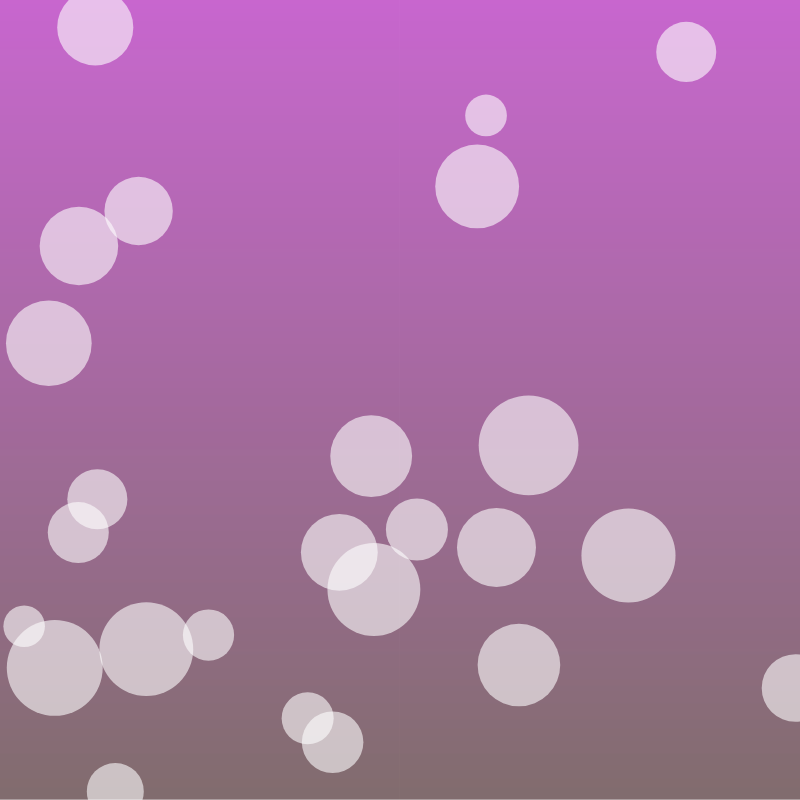
Frame 1 (no input)
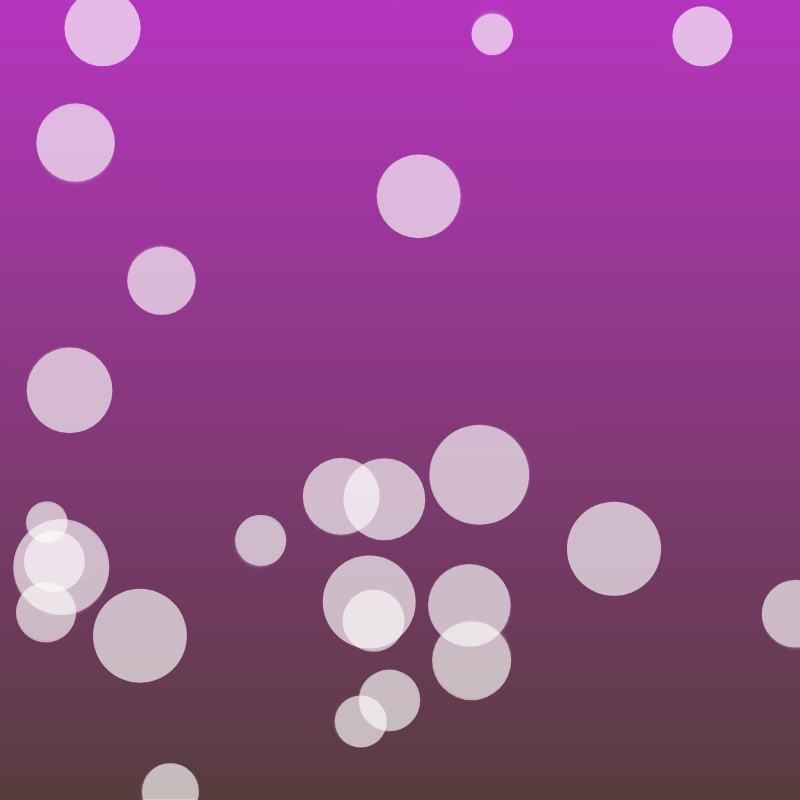
Frame 60 (no input)
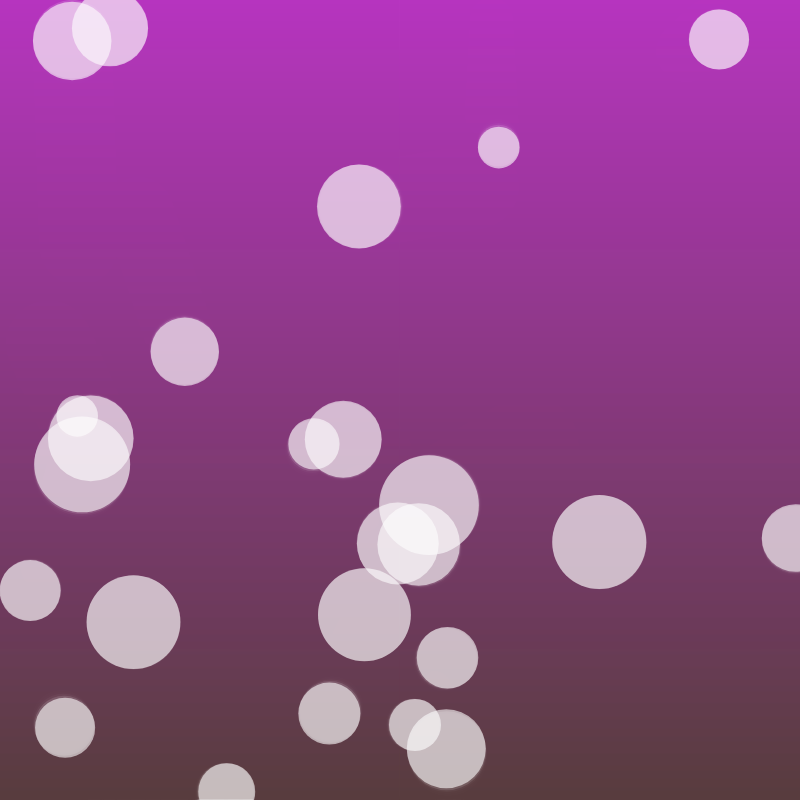
Frame 120 (the mouse pressed at the canvas centre since frame 60)

The p5.js sketch that drew these frames (run headless with seeded random() and noise() and a simulated clock; from frame 60 on, the mouse is pressed at the canvas centre):

// p5.js sketch
// ── sketch.js
/*
* Prescott Lau
* November 23rd 2024
* This project uses p5.js to create (what will eventually, hopefully) 
* be an interactive lava lamp!
*
* This is the main file. 
* It calls the Circle function to create many different circles.
*/


//initialize variables:
let circles = [];
let circleCount = 25;

let randomC1;
let randomC2;
let randomC3;
let randomC4;
let randomC5;
let randomC6;


/*
* This is the setup() function.
*/
function setup()
{
  createCanvas(800,800);
  
  //initialize random colors above, so that when the background draws, it allows the circles to move.
  randomC1 = random(255);
  randomC2 = random(255);
  randomC3 = random(255);
  randomC4 = random(255);
  randomC5 = random( 0, random(255) );
  randomC6 = random(255);

  initCircles(); //initializes the circles.
}


/*
* This is the draw() function.
*/
function draw()
{ 
  drawBackground(); //calls the drawBackground function.
  for(let circle of circles) //for loop to loop through circles and move & draw them.
  {
    circle.update();
    circle.display();
  }
}


/*
* This is the initCircles() function.
* This function is called in the setup() and creates and initializes all the circles based on the circleCount.
*/
function initCircles()
{
  for(let i = 0; i < circleCount; i++)
  {
    circles.push( new Circle( random(width), random(height) ) );
  }
}


/*
* This is the drawBackground() function.
* This creates a gradient multicolored background 
*/
function drawBackground()
{
  noStroke();
  let gradS = color( randomC1, randomC2, randomC3 );
  let gradE = color( randomC4, randomC5, randomC6 );
  for( let y = 0; y < height; y++ )
  {
    let amt = map(y, 0, height, 0, 1); 
    let c = lerpColor(gradS, gradE, amt);
    
    stroke(c);
    line(0, y, width, y);
  }
}
// ── circle.js
/*
* Prescott Lau
* November 23rd 2024
*
* This is the class for all the Circles. 
*/

class Circle
{

    //constructor takes in x & y values.
    constructor(x,y)
    {
        this.x = x;
        this.y = y;
        this.r = random(20,50); //sets radius to be a random number from 20 to 50
        this.xVel = random(-1,1); //xVelocity randomly set from -1 to 1
        this.yVel = random(-2, 2); //yVelocity randomly set from -2 to 2
    }


    /*
    * This is the update() function.
    * It updates the circles so that they move around the screen!
    */
    update()
    {
        this.x += this.xVel;
        this.y += this.yVel;

        if( (this.x <= (0 + this.r) ) || ( this.x >= (width - this.r) )  )
        {
            this.xVel *= -1;
        }

        if( (this.y <= (0 + this.r) ) || ( this.y >= (height - this.r) )  )
        {
            this.yVel *= -1;
        }
    }


    /*
    * This is the display() function.
    * It tells the sketch how to draw these individual circles.
    */
    display()
    {
        noStroke();
        fill(255, 255, 255, 150);
        ellipse( this.x, this.y, this.r * 2 );
    }

}
// ── fly.js
/*
* Prescott Lau
* December 8th 2024
* This is the Fly class. It creates a fly that moves around the screen randomly and produces a trail that follows it.
*
*/

class Fly 
{
    constructor() 
    {
      this.position = createVector( random(width), random(height) ); //rand pos
      this.velocity = p5.Vector.random2D().mult( random(1, 3) ); //rand vel
      this.trail = []; // array for past positions
      this.maxTrail = 40; // max length of the trail
      this.color = color( 255, 255, 255, 5, 150 );  //color (white)
    }//end of constructor
  
    /*
    * This function updates the location of the flies.
    */
    update() 
    {
      this.position.add( this.velocity );
      if (random( 1 ) < 0.05) 
      {
        this.velocity = p5.Vector.random2D().mult( random(1, 3) );
      }
  
      this.trail.push( this.position.copy() );

      if (this.trail.length > this.maxTrail) 
      {
        this.trail.shift();
      }
  
      if (this.position.x < 0) 
      {
        this.position.x = width;
      }

      if (this.position.x > width) 
      {
        this.position.x = 0;
      }

      if (this.position.y < 0) 
      {
        this.position.y = height;
      }

      if (this.position.y > height) 
      {
        this.position.y = 0;
      }

    } //end of update()
  
    /*
    * This function displays (draws) the fly. 
    */
    display() 
    {
      noFill();
      strokeWeight( 10 );
      for (let i = 0; i < this.trail.length; i++) 
      {
        let alpha = map( i, 0, this.trail.length, 0, 255 );
        stroke( red(this.color), green(this.color), blue(this.color), alpha );
        point( this.trail[i].x, this.trail[i].y );
      }
    }//end of display()
  
}//end of Fly class
  
  
// ── perlin_particle.js
// Prescott Lau
// November 28th 2024
// Perlin Noise Particle class

class perlin_particle
{
    constructor()
    {
        this.position = createVector(random(width), random(height));
        this.velocity = createVector(0, 0);
        this.acceleration = createVector(0, 0);
        this.highestSpeed = 4;
        this.prevPosition = this.position.copy();

  }//end of constructor()

  /*
  * This function updates the particles, thus allowing it to move around the screen.
  */
  updateParticles() 
  {
    this.velocity.add(this.acceleration);
    this.velocity.limit(this.highestSpeed);
    this.position.add(this.velocity);
    this.acceleration.mult(0);
  }//end of updatePixels()

  /*
  * This function allows it to move and follows the other pixels.
  */
  followOther(vectors) 
  {
    var x = floor(this.position.x / scl);
    var y = floor(this.position.y / scl);
    var index = x + y * cols;
    var force = vectors[index];
    this.applyV_Force(force);
  }

  /*
  *This function adds the force to the object
  */
  applyV_Force(force) 
  {
    this.acceleration.add(force);
  }

  /*
  * This function "shows/draws the object"
  */
  showParticles() 
  {
    stroke(0 , 55);
    stroke(255, 25);
    strokeWeight(1);
    line(this.position.x, this.position.y, this.prevPosition.x, this.prevPosition.y);
    this.updatePrevPos();
  }//end of show()

  /*
  * This function "updates the previous position"
  */
  updatePrevPos() 
  {
    this.prevPosition.x = this.position.x;
    this.prevPosition.y = this.position.y;
  }

 /*
  * This function checks whether or not the x & y positions are greater than the screen
  */
  checkEdges() 
  {
    if (this.position.x > width) 
    {
      this.position.x = 0;
      this.updatePrevPos();
    }

    if (this.position.x < 0) 
    {
      this.position.x = width;
      this.updatePrevPos();
    }

    if (this.position.y > height) 
    {
      this.position.y = 0;
      this.updatePrevPos();
    }

    if (this.position.y < 0) 
    {
      this.position.y = height;
      this.updatePrevPos();
    }
  }//end of checkEdges()

}//end of perlin_particle class
